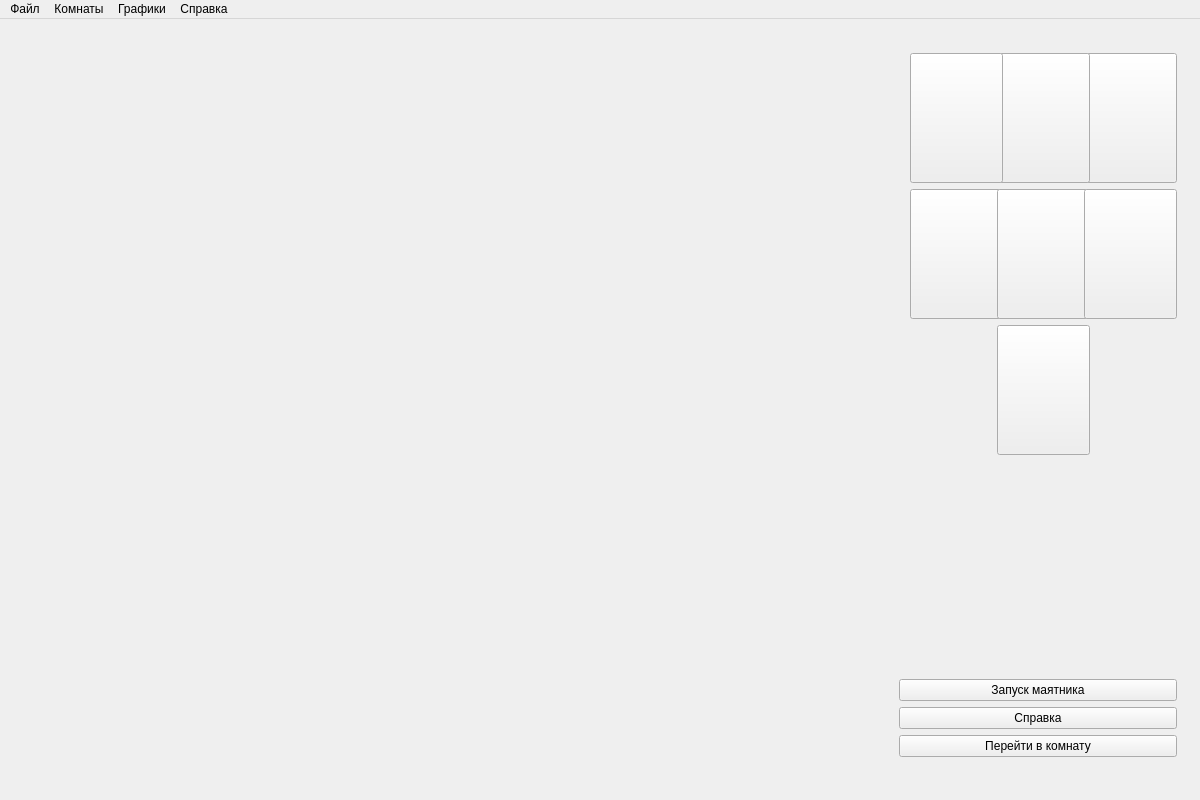
<?xml version="1.0" encoding="UTF-8"?>
<ui version="4.0">
 <class>MainWindow</class>
 <widget class="QMainWindow" name="MainWindow">
  <property name="geometry">
   <rect>
    <x>0</x>
    <y>0</y>
    <width>1200</width>
    <height>800</height>
   </rect>
  </property>
  <property name="windowTitle">
   <string>Осцилляторы</string>
  </property>
  <widget class="QWidget" name="centralWidget">
   <layout class="QGridLayout" name="gridLayout">
    <item row="0" column="0">
     <widget class="QWidget" name="w" native="true">
      <layout class="QHBoxLayout" name="horizontalLayout">
       <property name="spacing">
        <number>1</number>
       </property>
       <property name="leftMargin">
        <number>1</number>
       </property>
       <property name="topMargin">
        <number>1</number>
       </property>
       <property name="rightMargin">
        <number>1</number>
       </property>
       <property name="bottomMargin">
        <number>1</number>
       </property>
       <item>
        <widget class="QWidget" name="dvid" native="true"/>
       </item>
       <item>
        <spacer name="horizontalSpacer">
         <property name="orientation">
          <enum>Qt::Horizontal</enum>
         </property>
         <property name="sizeType">
          <enum>QSizePolicy::Fixed</enum>
         </property>
         <property name="sizeHint" stdset="0">
          <size>
           <width>5</width>
           <height>5</height>
          </size>
         </property>
        </spacer>
       </item>
       <item>
        <widget class="QWidget" name="control" native="true">
         <property name="minimumSize">
          <size>
           <width>300</width>
           <height>0</height>
          </size>
         </property>
         <property name="maximumSize">
          <size>
           <width>300</width>
           <height>16777215</height>
          </size>
         </property>
         <layout class="QVBoxLayout" name="verticalLayout">
          <item>
           <widget class="QWidget" name="numbers" native="true">
            <layout class="QGridLayout" name="gridLayout_2">
             <item row="1" column="4">
              <widget class="QPushButton" name="room3">
               <property name="minimumSize">
                <size>
                 <width>93</width>
                 <height>130</height>
                </size>
               </property>
               <property name="maximumSize">
                <size>
                 <width>93</width>
                 <height>130</height>
                </size>
               </property>
               <property name="styleSheet">
                <string notr="true">background-image: url(:/Res/3.jpg);</string>
               </property>
              </widget>
             </item>
             <item row="2" column="1">
              <widget class="QPushButton" name="room4">
               <property name="minimumSize">
                <size>
                 <width>93</width>
                 <height>130</height>
                </size>
               </property>
               <property name="maximumSize">
                <size>
                 <width>93</width>
                 <height>130</height>
                </size>
               </property>
               <property name="styleSheet">
                <string notr="true">background-image: url(:/Res/4.jpg);</string>
               </property>
              </widget>
             </item>
             <item row="2" column="2">
              <widget class="QPushButton" name="room5">
               <property name="minimumSize">
                <size>
                 <width>93</width>
                 <height>130</height>
                </size>
               </property>
               <property name="maximumSize">
                <size>
                 <width>93</width>
                 <height>130</height>
                </size>
               </property>
               <property name="styleSheet">
                <string notr="true">background-image: url(:/Res/5.jpg);</string>
               </property>
              </widget>
             </item>
             <item row="1" column="2">
              <widget class="QPushButton" name="room2">
               <property name="minimumSize">
                <size>
                 <width>93</width>
                 <height>130</height>
                </size>
               </property>
               <property name="maximumSize">
                <size>
                 <width>93</width>
                 <height>130</height>
                </size>
               </property>
               <property name="styleSheet">
                <string notr="true">background-image: url(:/Res/2.jpg);</string>
               </property>
              </widget>
             </item>
             <item row="2" column="4">
              <widget class="QPushButton" name="room6">
               <property name="minimumSize">
                <size>
                 <width>93</width>
                 <height>130</height>
                </size>
               </property>
               <property name="maximumSize">
                <size>
                 <width>93</width>
                 <height>130</height>
                </size>
               </property>
               <property name="styleSheet">
                <string notr="true">background-image: url(:/Res/6.jpg);</string>
               </property>
              </widget>
             </item>
             <item row="1" column="1">
              <widget class="QPushButton" name="room1">
               <property name="minimumSize">
                <size>
                 <width>93</width>
                 <height>130</height>
                </size>
               </property>
               <property name="maximumSize">
                <size>
                 <width>93</width>
                 <height>130</height>
                </size>
               </property>
               <property name="styleSheet">
                <string notr="true">background-image: url(:/Res/1.jpg);</string>
               </property>
               <property name="autoDefault">
                <bool>false</bool>
               </property>
              </widget>
             </item>
             <item row="3" column="2">
              <widget class="QPushButton" name="room7">
               <property name="minimumSize">
                <size>
                 <width>93</width>
                 <height>130</height>
                </size>
               </property>
               <property name="maximumSize">
                <size>
                 <width>93</width>
                 <height>130</height>
                </size>
               </property>
               <property name="styleSheet">
                <string notr="true">background-image: url(:/Res/7.jpg);</string>
               </property>
              </widget>
             </item>
            </layout>
           </widget>
          </item>
          <item>
           <widget class="QStackedWidget" name="setup">
            <property name="sizePolicy">
             <sizepolicy hsizetype="Preferred" vsizetype="Fixed">
              <horstretch>0</horstretch>
              <verstretch>0</verstretch>
             </sizepolicy>
            </property>
            <widget class="QWidget" name="setupPage1"/>
           </widget>
          </item>
          <item>
           <spacer name="verticalSpacer">
            <property name="orientation">
             <enum>Qt::Vertical</enum>
            </property>
            <property name="sizeHint" stdset="0">
             <size>
              <width>20</width>
              <height>40</height>
             </size>
            </property>
           </spacer>
          </item>
          <item>
           <widget class="QStackedWidget" name="status">
            <property name="sizePolicy">
             <sizepolicy hsizetype="Preferred" vsizetype="Fixed">
              <horstretch>0</horstretch>
              <verstretch>0</verstretch>
             </sizepolicy>
            </property>
            <property name="minimumSize">
             <size>
              <width>0</width>
              <height>0</height>
             </size>
            </property>
            <property name="maximumSize">
             <size>
              <width>16777215</width>
              <height>16777215</height>
             </size>
            </property>
            <property name="contextMenuPolicy">
             <enum>Qt::DefaultContextMenu</enum>
            </property>
            <property name="acceptDrops">
             <bool>false</bool>
            </property>
            <widget class="QWidget" name="statusPage1"/>
           </widget>
          </item>
          <item>
           <widget class="QPushButton" name="startBut">
            <property name="text">
             <string>Запуск маятника</string>
            </property>
           </widget>
          </item>
          <item>
           <widget class="QPushButton" name="pushButton_2">
            <property name="minimumSize">
             <size>
              <width>0</width>
              <height>0</height>
             </size>
            </property>
            <property name="text">
             <string>Справка</string>
            </property>
           </widget>
          </item>
          <item>
           <widget class="QPushButton" name="pushButton">
            <property name="text">
             <string>Перейти в комнату</string>
            </property>
           </widget>
          </item>
          <item>
           <widget class="QLabel" name="Nstu">
            <property name="maximumSize">
             <size>
              <width>16777215</width>
              <height>120</height>
             </size>
            </property>
            <property name="text">
             <string/>
            </property>
            <property name="textFormat">
             <enum>Qt::AutoText</enum>
            </property>
            <property name="pixmap">
             <pixmap resource="resq.qrc">:/Res/NSTU.png</pixmap>
            </property>
            <property name="scaledContents">
             <bool>true</bool>
            </property>
            <property name="alignment">
             <set>Qt::AlignLeading|Qt::AlignLeft|Qt::AlignVCenter</set>
            </property>
            <property name="wordWrap">
             <bool>false</bool>
            </property>
           </widget>
          </item>
         </layout>
        </widget>
       </item>
      </layout>
     </widget>
    </item>
   </layout>
  </widget>
  <widget class="QMenuBar" name="menuBar">
   <property name="geometry">
    <rect>
     <x>0</x>
     <y>0</y>
     <width>1200</width>
     <height>21</height>
    </rect>
   </property>
   <widget class="QMenu" name="menu">
    <property name="title">
     <string>Файл</string>
    </property>
    <addaction name="action_3"/>
   </widget>
   <widget class="QMenu" name="menu_3">
    <property name="title">
     <string>Справка</string>
    </property>
    <addaction name="action"/>
    <addaction name="separator"/>
    <addaction name="action_2"/>
   </widget>
   <widget class="QMenu" name="menu_4">
    <property name="title">
     <string>Комнаты</string>
    </property>
    <addaction name="action_5"/>
    <addaction name="action_6"/>
    <addaction name="action_7"/>
    <addaction name="action_8"/>
    <addaction name="action_9"/>
    <addaction name="action_10"/>
    <addaction name="action_4"/>
   </widget>
   <widget class="QMenu" name="menu_2">
    <property name="enabled">
     <bool>true</bool>
    </property>
    <property name="tabletTracking">
     <bool>false</bool>
    </property>
    <property name="autoFillBackground">
     <bool>false</bool>
    </property>
    <property name="title">
     <string>Графики</string>
    </property>
   </widget>
   <addaction name="menu"/>
   <addaction name="menu_4"/>
   <addaction name="menu_2"/>
   <addaction name="menu_3"/>
  </widget>
  <action name="action">
   <property name="text">
    <string>О программе</string>
   </property>
  </action>
  <action name="action_2">
   <property name="text">
    <string>Инструкция</string>
   </property>
  </action>
  <action name="action_3">
   <property name="text">
    <string>Выход</string>
   </property>
   <property name="shortcut">
    <string/>
   </property>
  </action>
  <action name="action_5">
   <property name="text">
    <string>Колебания торсионного маятника</string>
   </property>
  </action>
  <action name="action_6">
   <property name="text">
    <string>Моделирование прецессии и нутации гироскопа</string>
   </property>
  </action>
  <action name="action_7">
   <property name="text">
    <string>Колебания жесткого математического маятника с большими амплитудами</string>
   </property>
  </action>
  <action name="action_8">
   <property name="text">
    <string>Измерение скорости пули с помощью баллистического маятника</string>
   </property>
  </action>
  <action name="action_9">
   <property name="text">
    <string>Колебания связанных физических маятников</string>
   </property>
  </action>
  <action name="action_10">
   <property name="text">
    <string>Колебания оборотного маятника</string>
   </property>
  </action>
  <action name="action_4">
   <property name="text">
    <string>Колебания маятника Галилея </string>
   </property>
  </action>
 </widget>
 <layoutdefault spacing="6" margin="11"/>
 <resources>
  <include location="resq.qrc"/>
 </resources>
 <connections/>
</ui>
